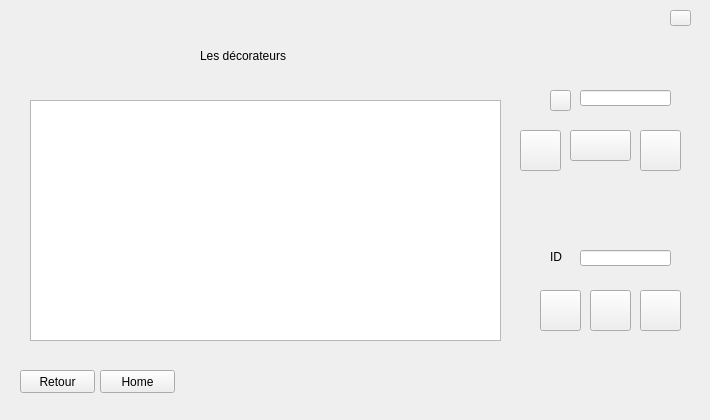
   <widget class="QWidget" name="page_7">
    <widget class="QLabel" name="label_19">
     <property name="geometry">
      <rect>
       <x>0</x>
       <y>0</y>
       <width>701</width>
       <height>411</height>
      </rect>
     </property>
     <property name="text">
      <string/>
     </property>
     <property name="pixmap">
      <pixmap>../../Downloads/bb.jpg</pixmap>
     </property>
    </widget>
    <widget class="QLabel" name="label_21">
     <property name="geometry">
      <rect>
       <x>200</x>
       <y>30</y>
       <width>191</width>
       <height>51</height>
      </rect>
     </property>
     <property name="styleSheet">
      <string notr="true">color:rgb(0, 0, 0);
font: 75 14pt &quot;Segoe Script&quot;;</string>
     </property>
     <property name="text">
      <string>Les décorateurs</string>
     </property>
    </widget>
    <widget class="QPushButton" name="pushButton_38">
     <property name="geometry">
      <rect>
       <x>100</x>
       <y>370</y>
       <width>75</width>
       <height>23</height>
      </rect>
     </property>
     <property name="styleSheet">
      <string notr="true">font: 75 8pt &quot;Segoe Script&quot;;
color: rgb(0, 0, 0);</string>
     </property>
     <property name="text">
      <string>Home</string>
     </property>
    </widget>
    <widget class="QPushButton" name="pushButton_34">
     <property name="geometry">
      <rect>
       <x>20</x>
       <y>370</y>
       <width>75</width>
       <height>23</height>
      </rect>
     </property>
     <property name="styleSheet">
      <string notr="true">font: 75 8pt &quot;Segoe Script&quot;;
color: rgb(0, 0, 0);</string>
     </property>
     <property name="text">
      <string>Retour</string>
     </property>
    </widget>
    <widget class="QPushButton" name="pushButton_17">
     <property name="geometry">
      <rect>
       <x>590</x>
       <y>290</y>
       <width>41</width>
       <height>41</height>
      </rect>
     </property>
     <property name="styleSheet">
      <string notr="true">font: 75 8pt &quot;Segoe Script&quot;;
color: rgb(0, 0, 0);</string>
     </property>
     <property name="text">
      <string/>
     </property>
     <property name="iconSize">
      <size>
       <width>60</width>
       <height>40</height>
      </size>
     </property>
    </widget>
    <widget class="QPushButton" name="pushButton_16">
     <property name="geometry">
      <rect>
       <x>540</x>
       <y>290</y>
       <width>41</width>
       <height>41</height>
      </rect>
     </property>
     <property name="styleSheet">
      <string notr="true">font: 75 8pt &quot;Segoe Script&quot;;
color: rgb(0, 0, 0);</string>
     </property>
     <property name="text">
      <string/>
     </property>
     <property name="iconSize">
      <size>
       <width>60</width>
       <height>40</height>
      </size>
     </property>
    </widget>
    <widget class="QPushButton" name="pushButton_18">
     <property name="geometry">
      <rect>
       <x>640</x>
       <y>290</y>
       <width>41</width>
       <height>41</height>
      </rect>
     </property>
     <property name="styleSheet">
      <string notr="true">font: 75 8pt &quot;Segoe Script&quot;;
color: rgb(0, 0, 0);</string>
     </property>
     <property name="text">
      <string/>
     </property>
     <property name="iconSize">
      <size>
       <width>60</width>
       <height>40</height>
      </size>
     </property>
    </widget>
    <widget class="QPushButton" name="pushButton_19">
     <property name="geometry">
      <rect>
       <x>640</x>
       <y>130</y>
       <width>41</width>
       <height>41</height>
      </rect>
     </property>
     <property name="styleSheet">
      <string notr="true">font: 75 8pt &quot;Segoe Script&quot;;
color: rgb(0, 0, 0);</string>
     </property>
     <property name="text">
      <string/>
     </property>
     <property name="iconSize">
      <size>
       <width>60</width>
       <height>50</height>
      </size>
     </property>
    </widget>
    <widget class="QLineEdit" name="lineEdit_ideco2">
     <property name="geometry">
      <rect>
       <x>580</x>
       <y>250</y>
       <width>91</width>
       <height>16</height>
      </rect>
     </property>
     <property name="styleSheet">
      <string notr="true">font: 75 8pt &quot;Segoe Script&quot;;
color: rgb(0, 0, 0);</string>
     </property>
     <property name="maxLength">
      <number>4</number>
     </property>
    </widget>
    <widget class="QLabel" name="label_45">
     <property name="geometry">
      <rect>
       <x>550</x>
       <y>250</y>
       <width>47</width>
       <height>14</height>
      </rect>
     </property>
     <property name="styleSheet">
      <string notr="true">color:rgb(0, 0, 0);
font: 75 13pt &quot;Segoe Script&quot;;</string>
     </property>
     <property name="text">
      <string>ID</string>
     </property>
    </widget>
    <widget class="QTableView" name="tabledeco">
     <property name="geometry">
      <rect>
       <x>30</x>
       <y>100</y>
       <width>471</width>
       <height>241</height>
      </rect>
     </property>
     <property name="styleSheet">
      <string notr="true">color:rgb(0, 0, 0);
font: 75 9pt &quot;Segoe Script&quot;;</string>
     </property>
    </widget>
    <widget class="QPushButton" name="pushButton_21">
     <property name="geometry">
      <rect>
       <x>670</x>
       <y>10</y>
       <width>21</width>
       <height>16</height>
      </rect>
     </property>
     <property name="text">
      <string/>
     </property>
     <property name="iconSize">
      <size>
       <width>16</width>
       <height>20</height>
      </size>
     </property>
    </widget>
    <widget class="QPushButton" name="pushButton_42">
     <property name="geometry">
      <rect>
       <x>570</x>
       <y>130</y>
       <width>61</width>
       <height>31</height>
      </rect>
     </property>
     <property name="text">
      <string/>
     </property>
     <property name="iconSize">
      <size>
       <width>55</width>
       <height>50</height>
      </size>
     </property>
    </widget>
    <widget class="QLineEdit" name="lineEdit_23">
     <property name="geometry">
      <rect>
       <x>580</x>
       <y>90</y>
       <width>91</width>
       <height>16</height>
      </rect>
     </property>
     <property name="styleSheet">
      <string notr="true">font: 75 8pt &quot;Segoe Script&quot;;
color: rgb(0, 0, 0);</string>
     </property>
    </widget>
    <widget class="QPushButton" name="pushButton_43">
     <property name="geometry">
      <rect>
       <x>520</x>
       <y>130</y>
       <width>41</width>
       <height>41</height>
      </rect>
     </property>
     <property name="text">
      <string/>
     </property>
     <property name="iconSize">
      <size>
       <width>60</width>
       <height>50</height>
      </size>
     </property>
    </widget>
    <widget class="QPushButton" name="pushButton_28">
     <property name="geometry">
      <rect>
       <x>550</x>
       <y>90</y>
       <width>21</width>
       <height>21</height>
      </rect>
     </property>
     <property name="text">
      <string/>
     </property>
    </widget>
   </widget>
